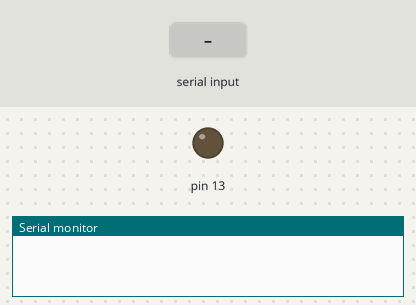
Simulated run of this sketch. Board: Arduino Uno, built with avr-gcc and run on an emulated ATmega328P. Shown: output pins drawn as LEDs (lit = HIGH), the last lines printed to the serial monitor. The inputs (shaded band) are chosen by the test bench.

Above: at 1.2 s.
1.3 s: "1\n" received over Serial
At 1.7 s:
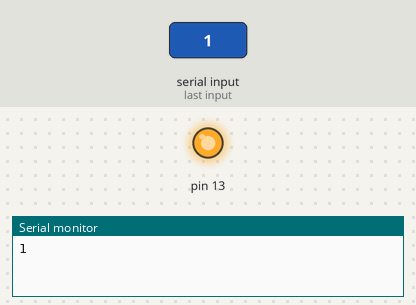
Timing chart, 0 to 4.3 s (numbered marks = the images above; inputs shaded):
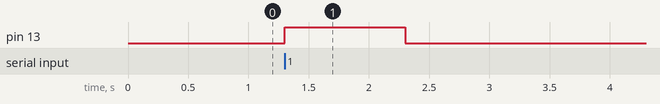

The sketch:

Serial.ino
```cpp
// use Serial communication
// https://kocoafab.cc/tutorial/view/501

void setup() {
  Serial.begin(9600);
  // put your setup code here, to run once:
  pinMode(13,OUTPUT);
}

void loop() {
  // put your main code here, to run repeatedly:
  if(Serial.available()){
    if(Serial.parseInt() == 1){
        digitalWrite(13,HIGH);
        Serial.write("1");
   }
    else {
       digitalWrite(13,LOW);
        Serial.write("0");
    }
  }
}
```

Measured:
- after the input at 1.3 s, pin 13: LOW → HIGH at once, → LOW 1.0 s later
